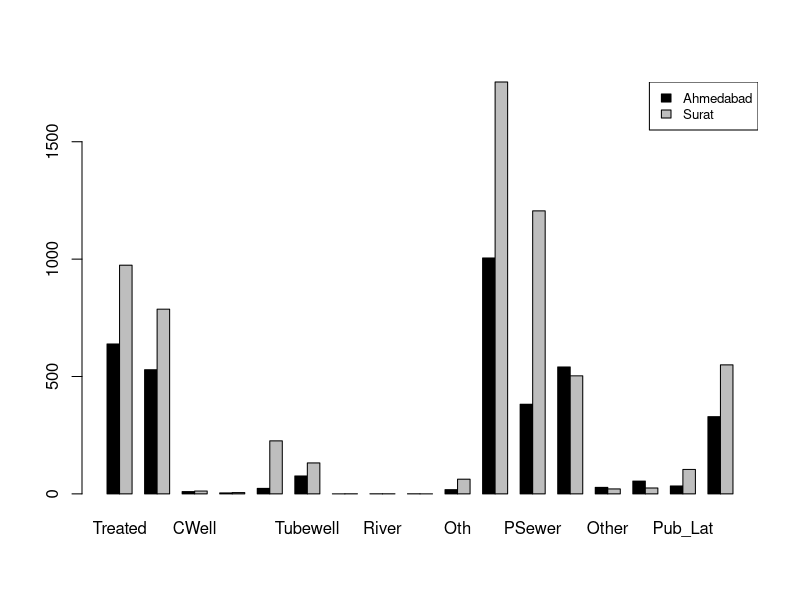

The R source for this figure:
# 7. Compare the situation of Ahmedabad District with Surat District.

# Importing Data
Water_Data = read.csv("water_data.csv")

# Selecting Data of Ahmedabad
UrbanA = subset(Water_Data, Water_Data$District == "AHMADABAD")
Treated = sum(UrbanA[c(6)])
Untreated = sum(UrbanA[c(7)])
CWell = sum(UrbanA[c(8)])
UnC_Well = sum(UrbanA[c(9)])
Handpump = sum(UrbanA[c(10)])
Tubewell = sum(UrbanA[c(11)])
Spring = sum(UrbanA[c(12)])
River = sum(UrbanA[c(13)])
Tank = sum(UrbanA[c(14)])
Oth = sum(UrbanA[c(15)])
Toilet = sum(UrbanA[c(16)])
PSewer = sum(UrbanA[c(17)])
STank = sum(UrbanA[c(18)])
Other = sum(UrbanA[c(19)])
Pit_Lat = sum(UrbanA[c(20)])
Pub_Lat = sum(UrbanA[c(21)])
Open = sum(UrbanA[c(22)])
tryA= cbind(Treated, Untreated, CWell, UnC_Well, Handpump, Tubewell, Spring, River, Tank, Oth, Toilet, PSewer,
            STank, Other, Pit_Lat, Pub_Lat, Open)

# Selecting Data of Surat
UrbanS = subset(Water_Data, Water_Data$District == "SURAT")
Treated1 = sum(UrbanS[c(6)])
Untreated1 = sum(UrbanS[c(7)])
CWell1 = sum(UrbanS[c(8)])
UnC_Well1 = sum(UrbanS[c(9)])
Handpump1 = sum(UrbanS[c(10)])
Tubewell1 = sum(UrbanS[c(11)])
Spring1 = sum(UrbanS[c(12)])
River1 = sum(UrbanS[c(13)])
Tank1 = sum(UrbanS[c(14)])
Oth1 = sum(UrbanS[c(15)])
Toilet1 = sum(UrbanS[c(16)])
PSewer1 = sum(UrbanS[c(17)])
STank1 = sum(UrbanS[c(18)])
Other1 = sum(UrbanS[c(19)])
Pit_Lat1 = sum(UrbanS[c(20)])
Pub_Lat1 = sum(UrbanS[c(21)])
Open1 = sum(UrbanS[c(22)])
tryS = cbind(Treated1, Untreated1, CWell1, UnC_Well1, Handpump1, Tubewell1, Spring1, River1, Tank1, Oth1, Toilet1, 
             PSewer1, STank1, Other1, Pit_Lat1, Pub_Lat1, Open1)

# Combining Data
c = rbind(tryA,tryS)

# Plotting
barplot(c,beside=TRUE,
        col = c("black", "grey"))
legend(x = "topright",
       legend = c("Ahmedabad", "Surat"),
       cex = 0.8,
       fill = c("black", "grey"))
